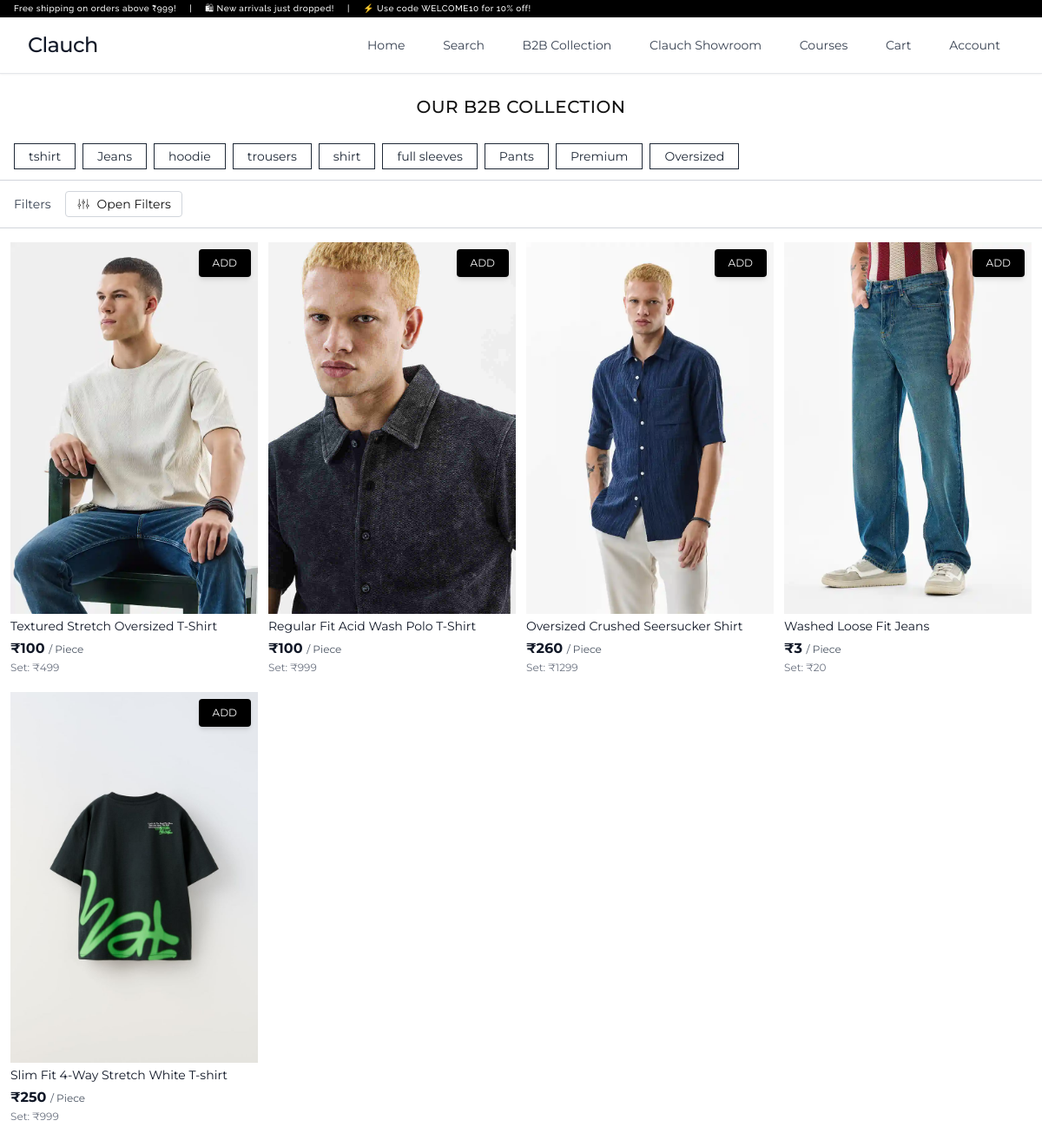
The page /new/ on the database its author committed.
### user/models.py (models this page shows, shortened)
class Category(models.Model):
    name = models.CharField(max_length=100, unique=True)
    image = models.ImageField(upload_to='categories/')
    slug = models.SlugField(unique=True, blank=True)

class Product(models.Model):
    name = models.CharField(max_length=200)
    slug = models.SlugField(unique=True, blank=True)
    categories = models.ManyToManyField('Category', related_name='products')
    price = models.DecimalField(max_digits=10, decimal_places=2, help_text="Price for one full set.")
    discount_price = models.DecimalField(max_digits=10, decimal_places=2, null=True, blank=True,
                                         help_text="Discounted price for one full set.")
    sizes = models.CharField(
        max_length=255,
        help_text="Composition of sizes in the set (e.g., '1S, 2M, 1L, 1XL'). "
                  "This determines the total pieces in one set."
    )
    rating = models.FloatField(default=0.0)
    reviews_count = models.PositiveIntegerField(default=0)
    description = models.TextField()
    html_description = RichTextField()
    primary_image = models.ImageField(upload_to='products/primary/')
    hover_image = models.ImageField(upload_to='products/hover/', null=True, blank=True, help_text="Image shown on hover.")
    size_chart = models.ImageField(upload_to='products/size_charts/', null=True, blank=True)
    created_at = models.DateTimeField(auto_now_add=True)
    def get_total_pieces_in_set(self):
        total_pieces = 0
        pieces_matches = re.findall(r'(\d+)?([A-Z]{1,3}|\d{2})', self.sizes.replace(' ', ''))
        for count_str, _size_code in pieces_matches:
            try:
                count = int(count_str) if count_str else 1
                total_pieces += count
            except ValueError:
                continue
        return total_pieces
    def get_current_price_per_piece(self):
        total_pieces = self.get_total_pieces_in_set()
        if total_pieces == 0:
            return 0.00 # Avoid division by zero
        if self.discount_price is not None:
            return self.discount_price / total_pieces
        return self.price / total_pieces

### user/views.py (the view)
# urls.py: path('new/', views.new_view, name='new'),
def new_view(request):
    selected_sizes = request.GET.getlist('size')
    selected_colors = request.GET.getlist('color')
    selected_sleeves = request.GET.getlist('sleeves')
    selected_categories = request.GET.getlist('category')
    min_price = request.GET.get('min_price')
    max_price = request.GET.get('max_price')
    sort_by = request.GET.get('sort')
    products = Product.objects.all()
    if selected_sizes:
        size_q = Q()
        for size in selected_sizes:
            size_q |= Q(sizes__icontains=size)
        products = products.filter(size_q)
    if selected_categories:
        products = products.filter(categories__name__in=selected_categories)
    if selected_colors:
        products = products.filter(colors__name__in=selected_colors)
    if selected_sleeves:
        sleeve_q = Q()
        for sleeve in selected_sleeves:
            sleeve_q |= Q(description__icontains=sleeve)  # Adjust this based on your model field
        products = products.filter(sleeve_q)
    if min_price:
        products = products.filter(Q(discount_price__gte=min_price) | Q(price__gte=min_price))
    if max_price:
        products = products.filter(Q(discount_price__lte=max_price) | Q(price__lte=max_price))
    if sort_by == "low":
        products = products.order_by('discount_price', 'price')
    elif sort_by == "high":
        products = products.order_by('-discount_price', '-price')
    elif sort_by == "new":
        products = products.order_by('-created_at')
    else:
        products = products.order_by('-id')
    sizes = ["XS", "S", "M", "L", "XL", "XXL", "26", "28", "30", "32", "34", "36", "38", "40", "42"]
    colors = ["Black", "White", "Grey", "Beige", "Blue", "Green", "Red", "Yellow", "Brown", "Orange"]
    sleeves = ["Full Sleeve", "Half Sleeve", "Sleeveless"]
    categories = Category.objects.all()
    return render(request, 'new.html', {
        'products': products.distinct(),
        'categories': categories,
        'sizes': sizes,
        'colors': colors,
        'sleeves': sleeves,
        'selected_category': 'ALL',
        'filters': {
            'sizes': selected_sizes,
            'colors': selected_colors,
            'sleeves': selected_sleeves,
            'categories': selected_categories,
            'min_price': min_price,
            'max_price': max_price,
            'sort_by': sort_by,
        }
    })

### user/templates/new.html (shortened to what this page needs)
{% extends "base.html" %}
{% load static %}
{% block content %}
<div class="font-[Montserrat]">
  <div class="text-center text-lg sm:text-xl font-medium mt-6 mb-4 uppercase tracking-wide">
      Our B2B Collection
  </div>
  <div class="w-full overflow-x-auto whitespace-nowrap border-b border-gray-300 py-3 px-4 bg-white flex items-center">
      <div class="flex gap-2 flex-grow">
          {% for label in categories %}
          <a href="{% url 'category_detail' label.slug %}">
              <button class="px-4 py-1 border text-xs sm:text-sm border-gray-800 text-gray-800 font-normal hover:bg-black hover:text-white transition-all duration-200">
                  {{ label.name }}
              </button>
          </a>
          {% endfor %}
      </div>
  </div>
  <div class="w-full px-4 py-3 bg-white border-b border-gray-300 flex items-center justify-between sm:justify-start sm:gap-4">
      <span class="text-sm font-normal text-gray-700">Filters</span>
      <button onclick="toggleFilter()" class="ml-auto sm:ml-0 flex items-center gap-2 border border-gray-300 px-3 py-1 rounded text-sm hover:bg-black hover:text-white transition-all">
          <img src="{% static 'icons/filter.svg' %}" alt="Filter" class="w-4 h-4">
          <span>Open Filters</span>
      </button>
  </div>
  <div class="grid grid-cols-2 sm:grid-cols-3 md:grid-cols-4 gap-3 px-3 pt-4 pb-10">
      {% for product in products %}
      <div class="w-full">
          <div class="relative">
              <a href="{% url 'product_detail' product.slug %}">
                  <img src="{{ product.primary_image.url }}" alt="{{ product.name }}" class="w-full h-auto object-contain bg-white">
              </a>
              <a href="{% url 'product_detail' product.slug %}">
                <button class="absolute top-2 right-2 bg-black text-white text-xs px-4 py-2 rounded shadow-md hover:shadow-lg transition-all">
                  ADD
                </button>
              </a>
          </div>
          <div class="pt-1 pb-2">
              <p class="text-xs sm:text-sm text-gray-900 leading-tight truncate">{{ product.name }}</p>
              <div class="text-base font-bold text-gray-900 mt-1">
                ₹{{ product.get_current_price_per_piece|floatformat:0 }} <span class="text-xs font-normal text-gray-600">/ Piece</span>
              </div>
              {% if product.get_total_pieces_in_set > 0 %}
                  <p class="text-xs text-gray-500 mt-0.5">
                      Set: ₹{{ product.discount_price|default:product.price|floatformat:0 }}
                  </p>
              {% endif %}
          </div>
      </div>
      {% endfor %}
  </div>
</div>
{% endblock %}

### rows shown on the page
Category: name "tshirt"
Category: name "Jeans"
Category: name "hoodie"
Category: name "trousers"
Category: name "shirt"
Category: name "full sleeves"
Category: name "Pants"
Category: name "Premium"
Category: name "Oversized"
Product: primary_image (picture), name "Textured Stretch Oversized T-Shirt", get_current_price_per_piece "100", discount_price "499"
Product: primary_image (picture), name "Regular Fit Acid Wash Polo T-Shirt", get_current_price_per_piece "100", discount_price "999"
Product: primary_image (picture), name "Oversized Crushed Seersucker Shirt", get_current_price_per_piece "260", discount_price "1299"
Product: primary_image (picture), name "Washed Loose Fit Jeans", get_current_price_per_piece "3", discount_price "20"
Product: primary_image (picture), name "Slim Fit 4-Way Stretch White T-shirt", get_current_price_per_piece "250", discount_price "999"
